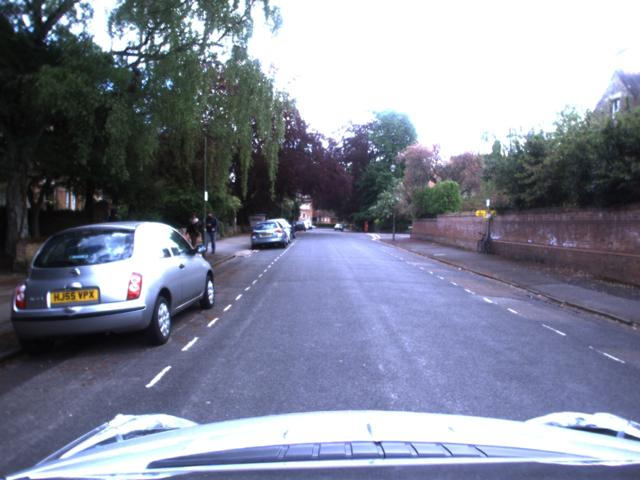
%> input picture test images/left/im_00.jpg, 640 x 480 px
$ octave hpfTest.m   (GNU Octave 9; MATLAB toolbox functions it lacks are replaced by stand-ins)
%> lines starting %> are read from the running program, lines starting %| are printed output that depends on the picture
clear all;
close all;

left = rgb2gray(imread('test images/left/im_00.jpg'));
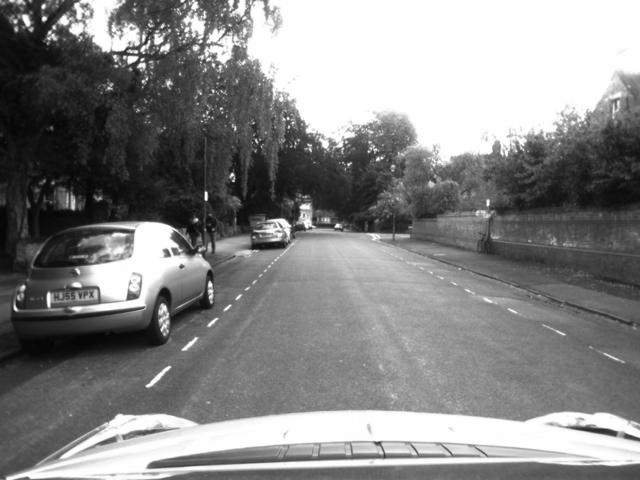
%> left: size 480x640 uint8; min 1, max 255, mean 134
left = im2double(left);
%> left: size 480x640 double

lpf = fspecial('gaussian',5,1.7);
hpf = fspecial('gaussian',5,0.0001) - lpf;


left_hpf = imfilter(left,hpf);
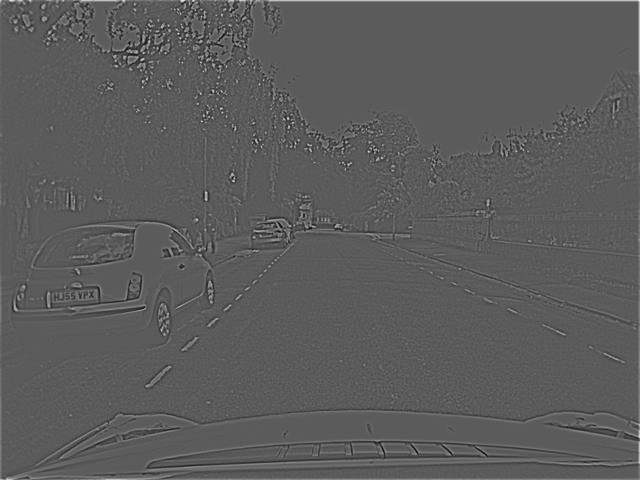
%> left_hpf: size 480x640 double; min -0.333, max 0.596, mean 0.00178; drawn with min black and max white

figure;
imshow(left);
figure;
imshow(left_hpf);
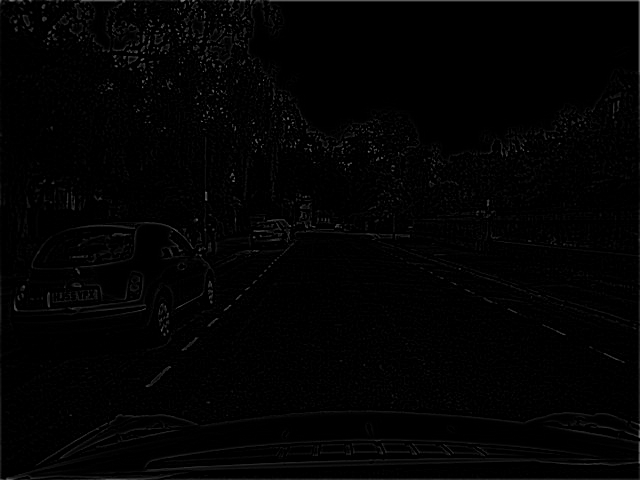
%> displayed picture: size 480x640, on the screen's scale of 0 to 255; min 0, max 152, mean 2.8

$ run again, with test images/left/im_01.jpg copied over test images/left/im_00.jpg
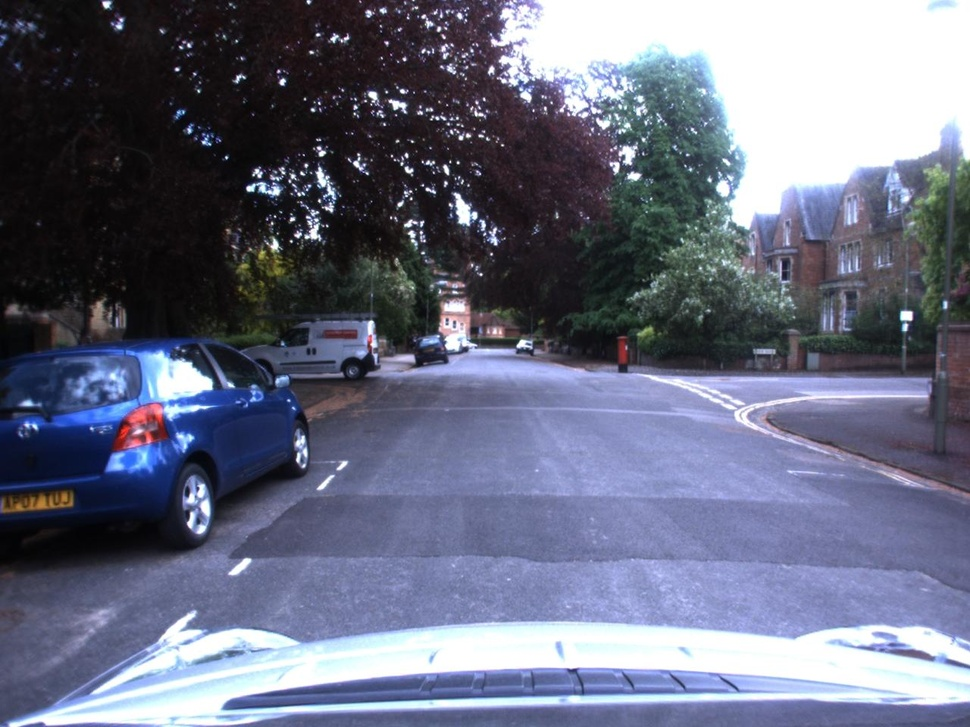
%> input picture test images/left/im_01.jpg, 970 x 727 px, shrunk from 1280 x 960 before the run
%> `left_hpf = imfilter(left,hpf);`:
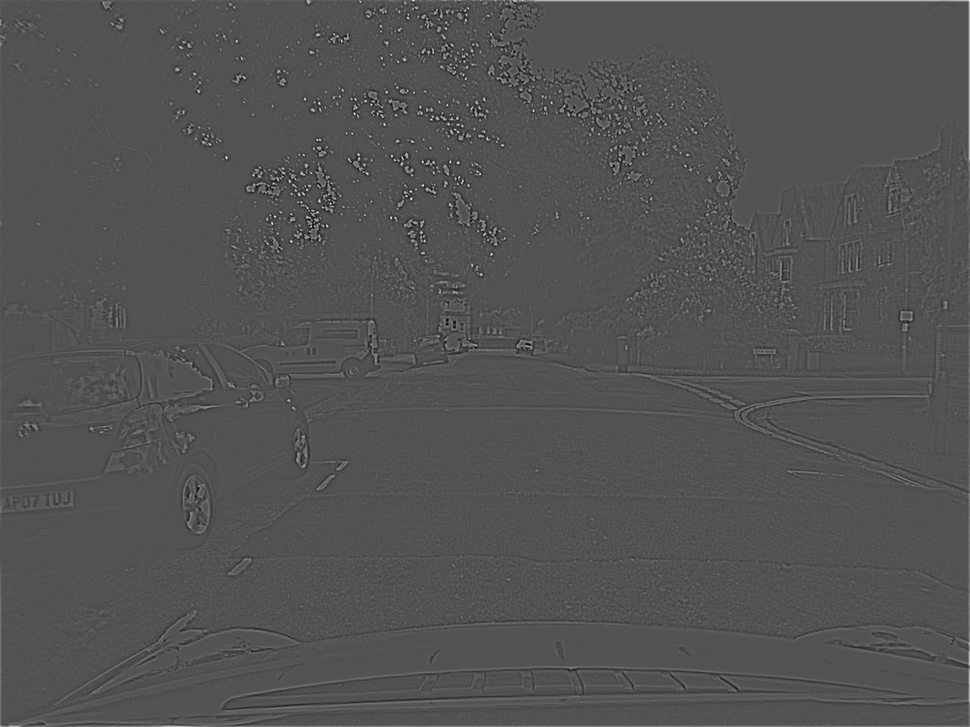
%> left_hpf: size 727x970 double; min -0.314, max 0.653, mean 0.000995; drawn with min black and max white
%> `imshow(left_hpf);`:
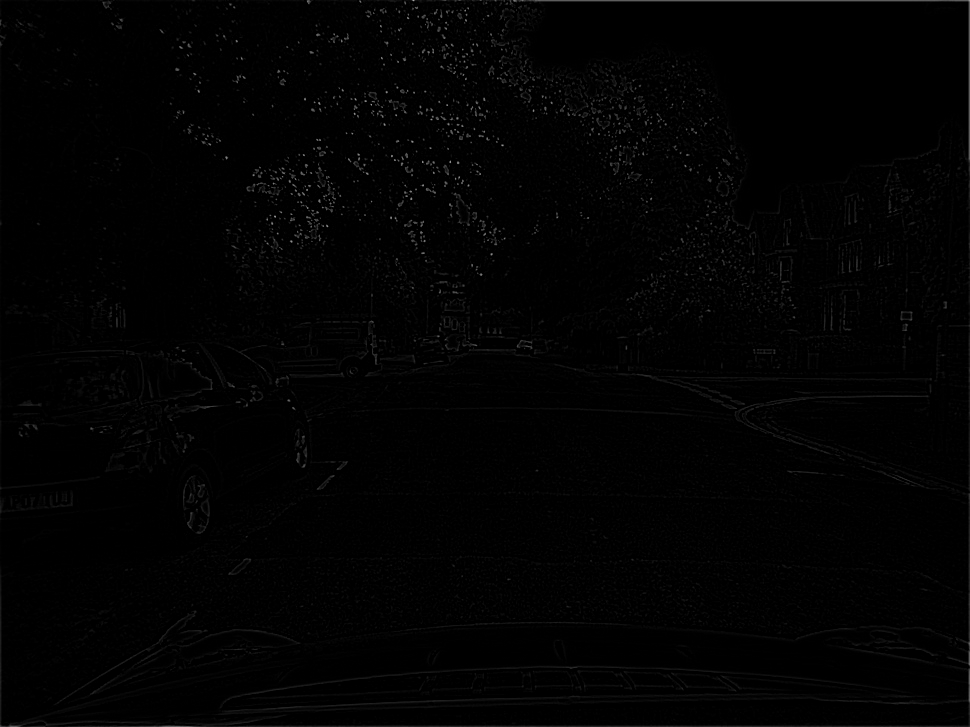
%> displayed picture: size 727x970, on the screen's scale of 0 to 255; min 0, max 166, mean 2.2

$ run again, with test images/left/im_02.jpg copied over test images/left/im_00.jpg
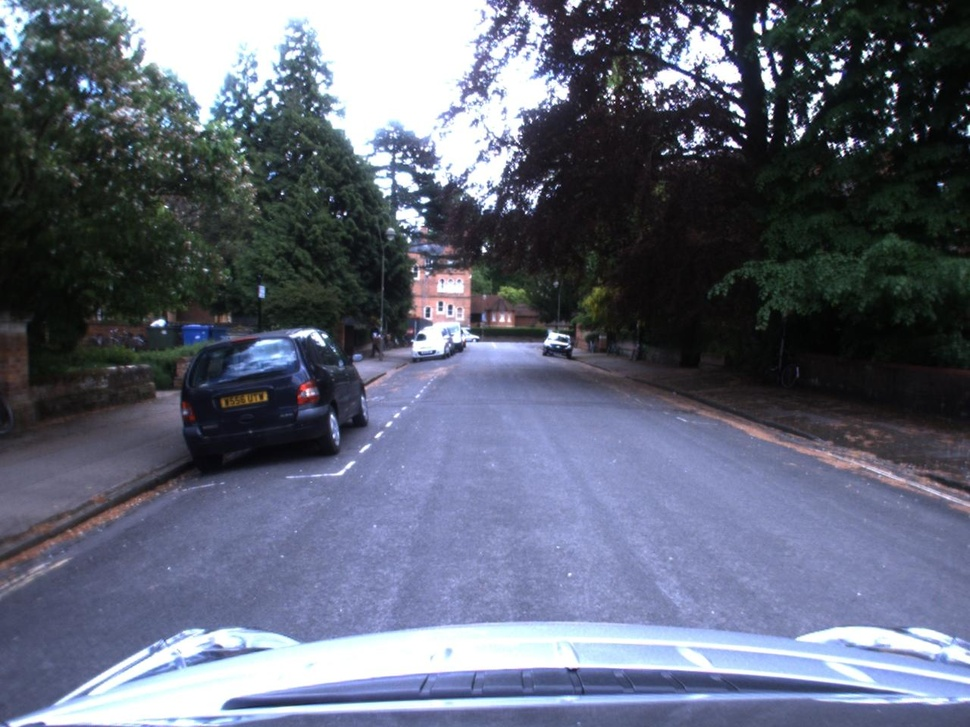
%> input picture test images/left/im_02.jpg, 970 x 727 px, shrunk from 1280 x 960 before the run
%> `left_hpf = imfilter(left,hpf);`:
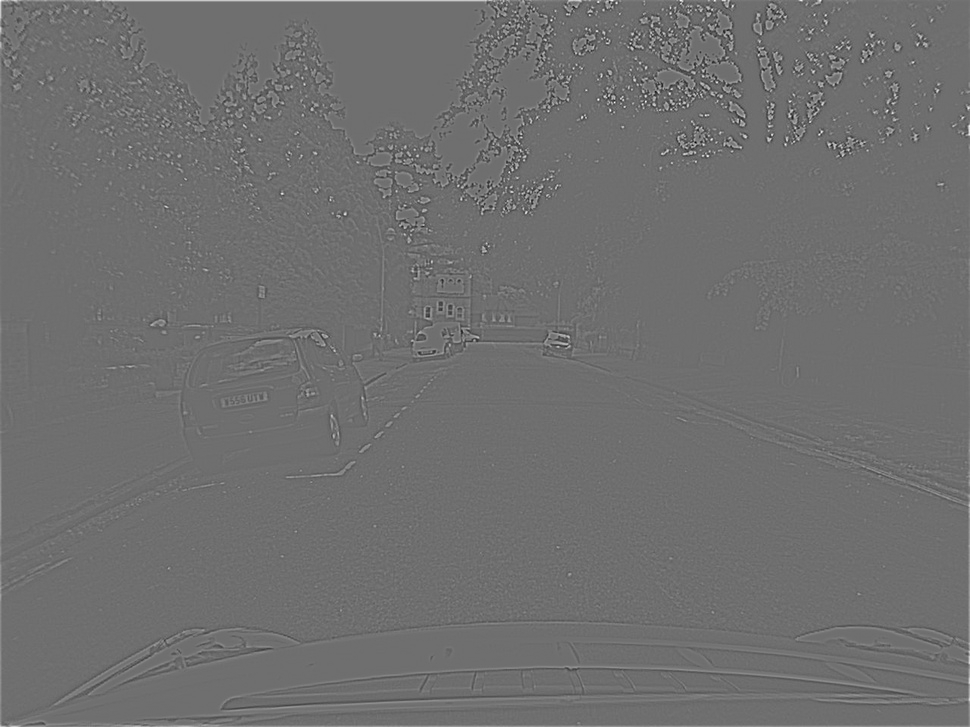
%> left_hpf: size 727x970 double; min -0.455, max 0.588, mean 0.000933; drawn with min black and max white
%> `imshow(left_hpf);`:
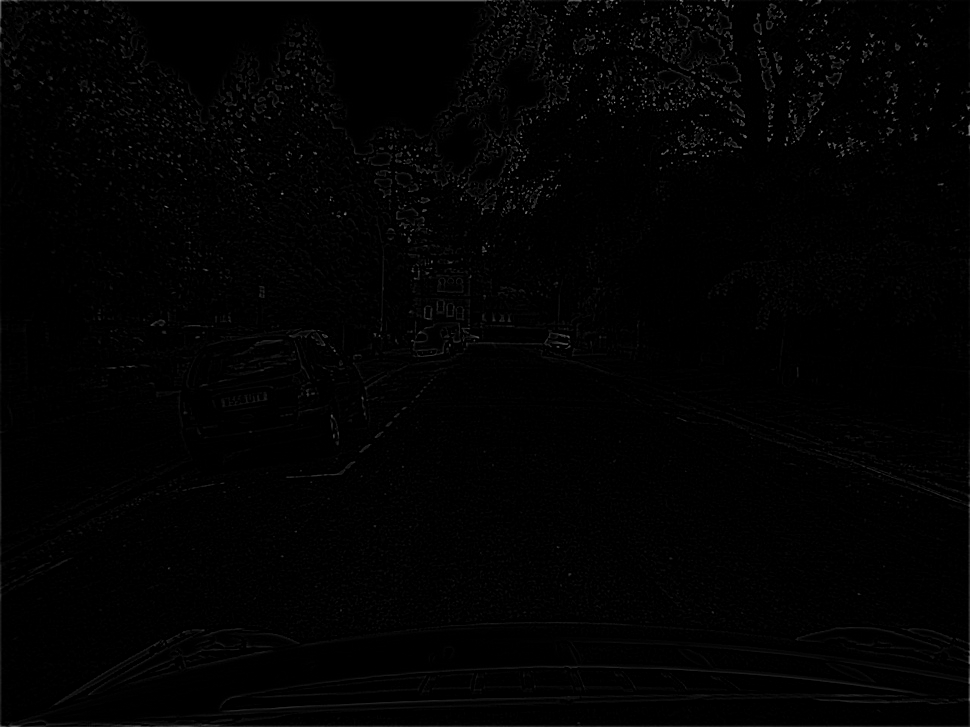
%> displayed picture: size 727x970, on the screen's scale of 0 to 255; min 0, max 150, mean 2.3

$ run again, with test images/left/im_03.jpg copied over test images/left/im_00.jpg
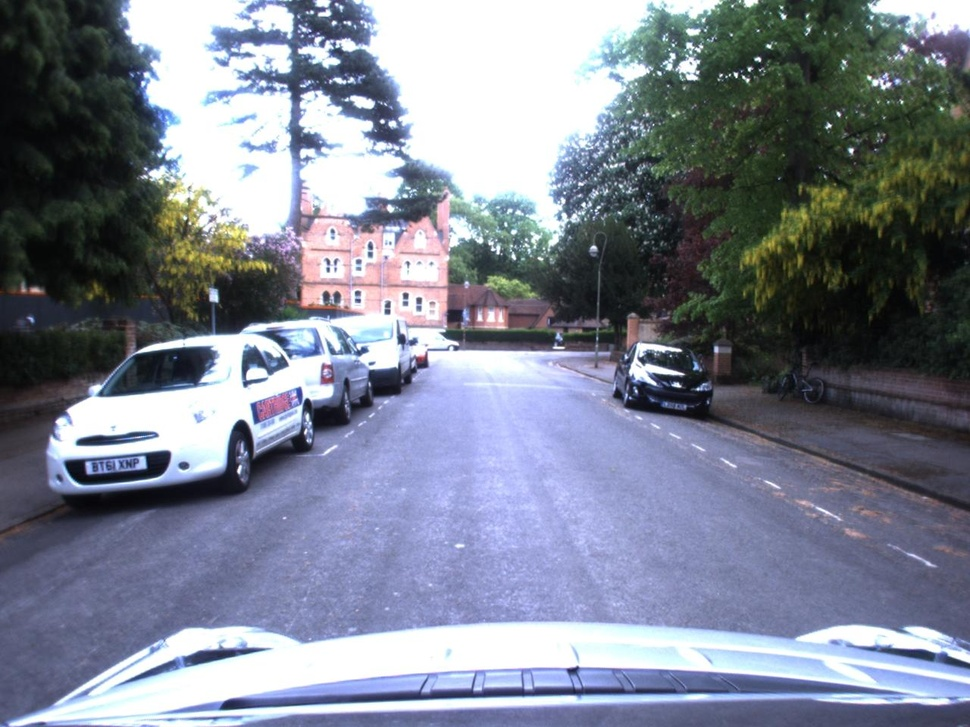
%> input picture test images/left/im_03.jpg, 970 x 727 px, shrunk from 1280 x 960 before the run
%> `left_hpf = imfilter(left,hpf);`:
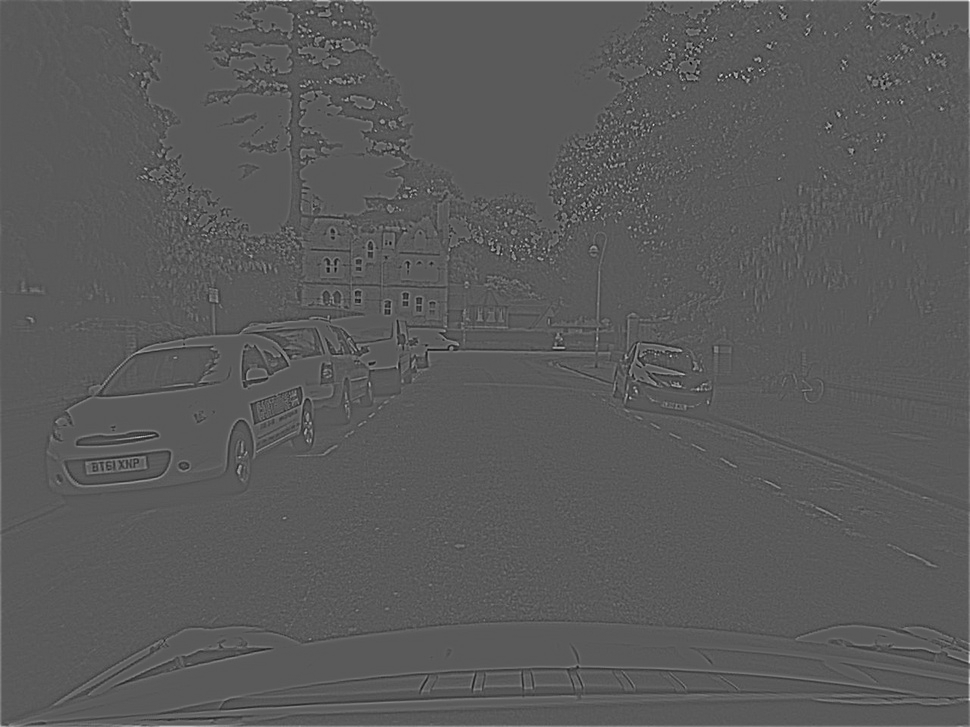
%> left_hpf: size 727x970 double; min -0.326, max 0.596, mean 0.00107; drawn with min black and max white
%> `imshow(left_hpf);`:
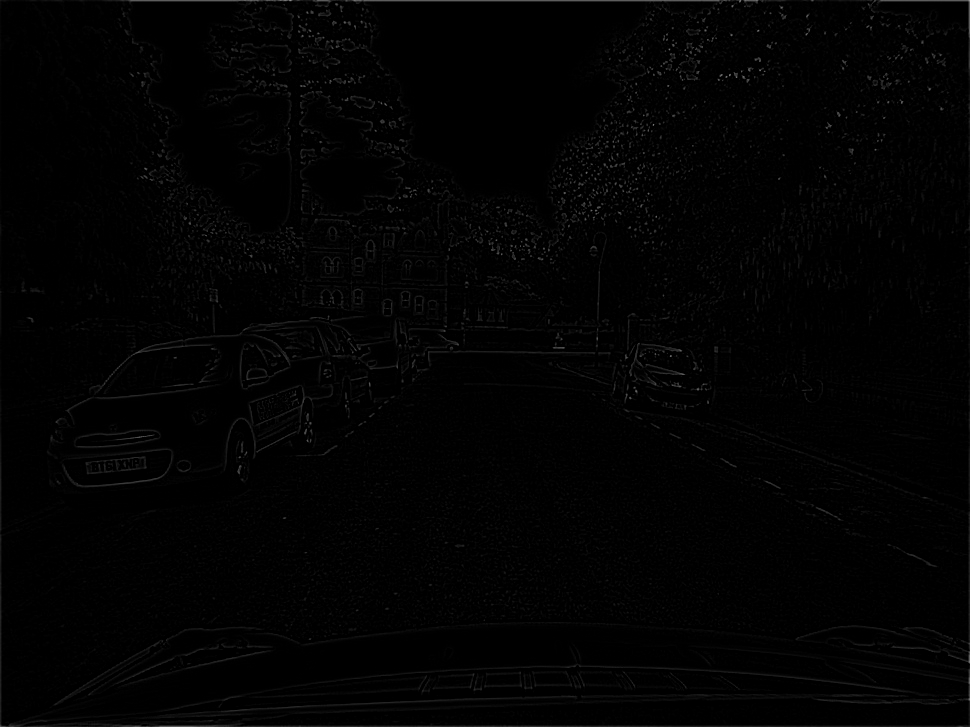
%> displayed picture: size 727x970, on the screen's scale of 0 to 255; min 0, max 152, mean 2.4
